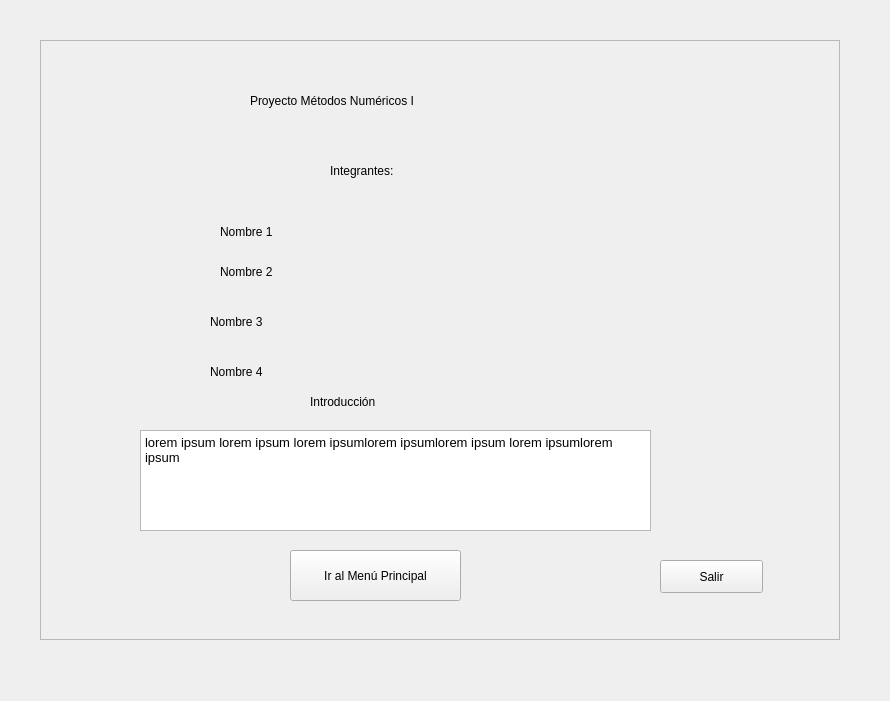
<?xml version="1.0" encoding="UTF-8"?>
<ui version="4.0">
 <class>Form</class>
 <widget class="QWidget" name="Form">
  <property name="geometry">
   <rect>
    <x>0</x>
    <y>0</y>
    <width>890</width>
    <height>701</height>
   </rect>
  </property>
  <property name="windowTitle">
   <string>Form</string>
  </property>
  <widget class="QFrame" name="frame">
   <property name="geometry">
    <rect>
     <x>40</x>
     <y>40</y>
     <width>800</width>
     <height>600</height>
    </rect>
   </property>
   <property name="cursor">
    <cursorShape>ArrowCursor</cursorShape>
   </property>
   <property name="frameShape">
    <enum>QFrame::StyledPanel</enum>
   </property>
   <property name="frameShadow">
    <enum>QFrame::Raised</enum>
   </property>
   <widget class="QLabel" name="label">
    <property name="geometry">
     <rect>
      <x>210</x>
      <y>20</y>
      <width>281</width>
      <height>81</height>
     </rect>
    </property>
    <property name="text">
     <string>Proyecto Métodos Numéricos I</string>
    </property>
   </widget>
   <widget class="QLabel" name="label_2">
    <property name="geometry">
     <rect>
      <x>290</x>
      <y>100</y>
      <width>111</width>
      <height>61</height>
     </rect>
    </property>
    <property name="text">
     <string>Integrantes: </string>
    </property>
   </widget>
   <widget class="QLabel" name="label_3">
    <property name="geometry">
     <rect>
      <x>180</x>
      <y>180</y>
      <width>381</width>
      <height>24</height>
     </rect>
    </property>
    <property name="text">
     <string>Nombre 1</string>
    </property>
   </widget>
   <widget class="QLabel" name="label_4">
    <property name="geometry">
     <rect>
      <x>180</x>
      <y>220</y>
      <width>381</width>
      <height>24</height>
     </rect>
    </property>
    <property name="text">
     <string>Nombre 2</string>
    </property>
   </widget>
   <widget class="QLabel" name="label_5">
    <property name="geometry">
     <rect>
      <x>170</x>
      <y>270</y>
      <width>381</width>
      <height>24</height>
     </rect>
    </property>
    <property name="text">
     <string>Nombre 3</string>
    </property>
   </widget>
   <widget class="QLabel" name="label_6">
    <property name="geometry">
     <rect>
      <x>170</x>
      <y>320</y>
      <width>421</width>
      <height>24</height>
     </rect>
    </property>
    <property name="text">
     <string>Nombre 4</string>
    </property>
   </widget>
   <widget class="QLabel" name="label_7">
    <property name="geometry">
     <rect>
      <x>270</x>
      <y>350</y>
      <width>131</width>
      <height>24</height>
     </rect>
    </property>
    <property name="text">
     <string>Introducción</string>
    </property>
   </widget>
   <widget class="QTextEdit" name="textEdit">
    <property name="geometry">
     <rect>
      <x>100</x>
      <y>390</y>
      <width>511</width>
      <height>101</height>
     </rect>
    </property>
    <property name="html">
     <string>&lt;!DOCTYPE HTML PUBLIC &quot;-//W3C//DTD HTML 4.0//EN&quot; &quot;http://www.w3.org/TR/REC-html40/strict.dtd&quot;&gt;
&lt;html&gt;&lt;head&gt;&lt;meta name=&quot;qrichtext&quot; content=&quot;1&quot; /&gt;&lt;style type=&quot;text/css&quot;&gt;
p, li { white-space: pre-wrap; }
&lt;/style&gt;&lt;/head&gt;&lt;body style=&quot; font-family:'Ubuntu Bold'; font-size:10pt; font-weight:400; font-style:normal;&quot;&gt;
&lt;p style=&quot; margin-top:0px; margin-bottom:0px; margin-left:0px; margin-right:0px; -qt-block-indent:0; text-indent:0px;&quot;&gt;lorem ipsum lorem ipsum lorem ipsumlorem ipsumlorem ipsum lorem ipsumlorem ipsum&lt;/p&gt;
&lt;p style=&quot;-qt-paragraph-type:empty; margin-top:0px; margin-bottom:0px; margin-left:0px; margin-right:0px; -qt-block-indent:0; text-indent:0px;&quot;&gt;&lt;br /&gt;&lt;/p&gt;&lt;/body&gt;&lt;/html&gt;</string>
    </property>
   </widget>
   <widget class="QPushButton" name="menubutton">
    <property name="geometry">
     <rect>
      <x>250</x>
      <y>510</y>
      <width>171</width>
      <height>51</height>
     </rect>
    </property>
    <property name="text">
     <string>Ir al Menú Principal</string>
    </property>
   </widget>
   <widget class="QPushButton" name="salirButton">
    <property name="geometry">
     <rect>
      <x>620</x>
      <y>520</y>
      <width>103</width>
      <height>33</height>
     </rect>
    </property>
    <property name="text">
     <string>Salir</string>
    </property>
   </widget>
  </widget>
 </widget>
 <resources/>
 <connections/>
</ui>
